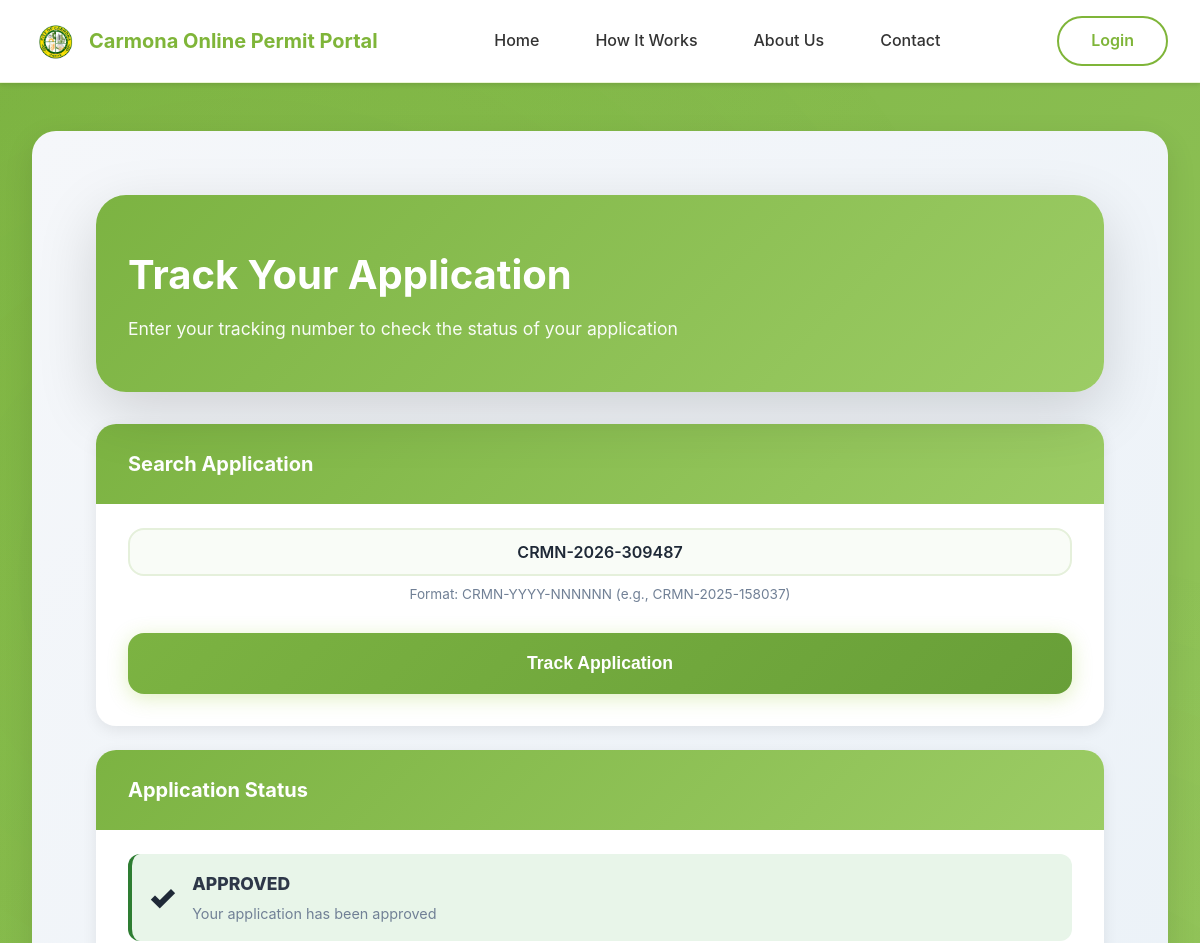
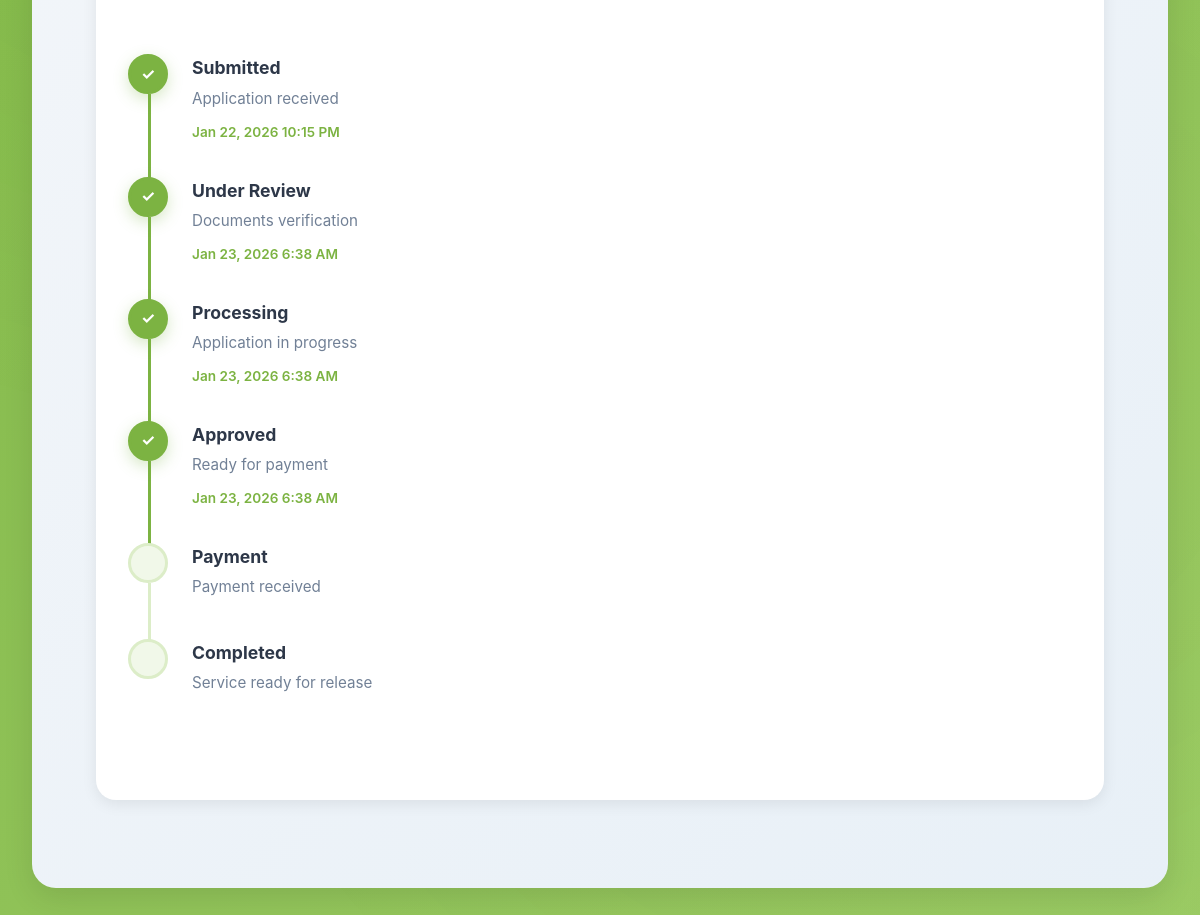
/user/track.php?tracking=CRMN-2026-309487, run on the app's committed database (2 pictures, top to bottom).
### tables this page shows
CREATE TABLE `applications` (
  `id` int(11) NOT NULL,
  `user_id` int(11) NOT NULL,
  `department_id` int(11) NOT NULL,
  `service_id` int(11) NOT NULL,
  `service_name` varchar(255) DEFAULT NULL,
  `tracking_number` varchar(50) NOT NULL,
  `purpose` text DEFAULT NULL,
  `location` varchar(255) DEFAULT NULL,
  `compiled_document` varchar(500) DEFAULT NULL,
  `document_file_size` int(11) DEFAULT NULL,
  `admin_remarks` text DEFAULT NULL,
  `remarks` text DEFAULT NULL,
  `status` enum('pending','processing','approved','paid','completed','rejected','cancelled') DEFAULT 'pending',
  `payment_required` tinyint(1) DEFAULT 0,
  `payment_amount` decimal(10,2) DEFAULT 0.00,
  `payment_status` enum('not_required','pending','submitted','verified','rejected') DEFAULT 'not_required',
  `payment_deadline` datetime DEFAULT NULL,
  `payment_method` varchar(50) DEFAULT NULL,
  `payment_reference` varchar(100) DEFAULT NULL,
  `payment_proof` varchar(500) DEFAULT NULL,
  `payment_proof_size` int(11) DEFAULT NULL,
  `payment_notes` text DEFAULT NULL,
  `payment_submitted_at` datetime DEFAULT NULL,
  `payment_verified_by` int(11) DEFAULT NULL,
  `payment_verified_at` datetime DEFAULT NULL,
  `payment_rejection_reason` text DEFAULT NULL,
  `notes` text DEFAULT NULL,
  `total_fee` decimal(10,2) DEFAULT 0.00,
  `fee` decimal(10,2) DEFAULT 0.00,
  `processing_time` varchar(50) DEFAULT NULL,
  `created_at` timestamp NOT NULL DEFAULT current_timestamp(),
  `updated_at` timestamp NOT NULL DEFAULT current_timestamp() ON UPDATE current_timestamp()
);

### user/track.php (the view, shortened to what this page needs)
<?php
require_once '../includes/functions.php';
$application = null;
$tracking_number = isset($_GET['tracking']) ? trim($_GET['tracking']) : '';
if ($tracking_number) {
    $query = "SELECT a.*,
              COALESCE(s.service_name, 'Legacy Service') as service_name,
              COALESCE(s.description, a.purpose) as description,
              COALESCE(s.processing_days, 7) as processing_days,
              COALESCE(s.base_fee, 0) as fee,
              COALESCE(d.name, 'General Services') as department_name,
              u.name as applicant_name, u.email, u.mobile as mobile_number, u.address
              FROM applications a
              LEFT JOIN services s ON a.service_id = s.id
              LEFT JOIN departments d ON a.department_id = d.id
              JOIN users u ON a.user_id = u.id
              WHERE a.tracking_number = ?";
    $stmt = $pdo->prepare($query);
    $stmt->execute([$tracking_number]);
    $application = $stmt->fetch(PDO::FETCH_ASSOC);
}
include '../includes/header.php';
?>
<link rel="stylesheet" href="<?php echo BASE_URL; ?>/assets/css/user-responsive.css">
<div class="wrapper">
    <div class="page-wrapper">
        <div class="container">
            <div class="dashboard-banner">
                <h1>Track Your Application</h1>
                <p>Enter your tracking number to check the status of your application</p>
            </div>
            <div class="compact-card">
                <div
                    style="background: linear-gradient(135deg, #7cb342 0%, #9ccc65 100%); margin: -2rem -2rem 1.5rem -2rem; padding: 1.5rem 2rem; border-radius: 20px 20px 0 0;">
                    <h2 style="color: white; font-size: 1.25rem; margin: 0; font-weight: 700;">Search Application</h2>
                </div>
                <form method="GET" action="">
                    <div class="form-group" style="margin-bottom: 0.75rem;">
                        <input type="text" name="tracking" class="form-control"
                            placeholder="Enter your tracking number (e.g., CRMN-2025-158037)"
                            value="<?php echo htmlspecialchars($tracking_number); ?>" required
                            pattern="CRMN-[0-9]{4}-[0-9]{6}"
                            style="text-align: center; font-size: 1rem; padding: 0.75rem;">
                        <div class="form-text" style="text-align: center; font-size: 0.85rem; margin-top: 0.5rem;">
                            Format: CRMN-YYYY-NNNNNN (e.g., CRMN-2025-158037)
                        </div>
                    </div>
                    <button type="submit" class="btn btn-primary btn-block" style="margin-top: 1rem;">
                        Track Application
                    </button>
                </form>
            </div>
            <?php if ($tracking_number && $application): ?>
                <div class="compact-card">
                    <div
                        style="background: linear-gradient(135deg, #7cb342 0%, #9ccc65 100%); margin: -2rem -2rem 1.5rem -2rem; padding: 1.5rem 2rem; border-radius: 20px 20px 0 0;">
                        <h2 style="color: white; font-size: 1.25rem; margin: 0; font-weight: 700;">Application Status</h2>
                    </div>
                    <div style="display: flex; align-items: center; gap: 1rem; padding: 1rem; border-radius: 12px; margin-bottom: 1.5rem; border-left: 4px solid; <?php
                    switch (strtolower($application['status'])) {
                        case 'approved':
                            echo 'background: #e8f5e9; border-color: #2e7d32;';
                            break;
                    }
                    ?>">
                        <div style="font-size: 2rem; font-weight: 900;">
                            <?php
                            switch (strtolower($application['status'])) {
                                case 'approved':
                                    echo '✓';
                                    break;
                            }
                            ?>
                        </div>
                        <div>
                            <h3
                                style="margin: 0 0 0.25rem 0; font-size: 1.1rem; color: var(--text-dark); font-weight: 800; text-transform: uppercase;">
                                <?php echo ucfirst($application['status']); ?>
                            </h3>
                            <p style="margin: 0; color: var(--text-light); font-size: 0.9rem;">
                                <?php
                                switch (strtolower($application['status'])) {
                                    case 'approved':
                                        echo 'Your application has been approved';
                                        break;
                                }
                                ?>
                            </p>
                        </div>
                    </div>
                        <div class="timeline">
                            <?php if (strtolower($application['status']) == 'cancelled'): ?>
                                <div class="timeline-item active">
                                    <div class="timeline-marker">✓</div>
                                    <div class="timeline-content">
                                        <h4>Submitted</h4>
                                        <p>Application received</p>
                                        <span
                                            class="timeline-date"><?php echo date('M d, Y g:i A', strtotime($application['created_at'] . ' UTC')); ?></span>
                                    </div>
                                </div>
                                <div class="timeline-item active">
                                    <div class="timeline-marker">⊗</div>
                                    <div class="timeline-content">
                                        <h4>Cancelled</h4>
                                        <p>Application has been cancelled</p>
                                        <span
                                            class="timeline-date"><?php echo date('M d, Y g:i A', strtotime($application['updated_at'] . ' UTC')); ?></span>
                                    </div>
                                </div>
                            <?php else: ?>
                                <div class="timeline-item active">
                                    <div class="timeline-marker">✓</div>
                                    <div class="timeline-content">
                                        <h4>Submitted</h4>
                                        <p>Application received</p>
                                        <span
                                            class="timeline-date"><?php echo date('M d, Y g:i A', strtotime($application['created_at'] . ' UTC')); ?></span>
                                    </div>
                                </div>
                                <div
                                    class="timeline-item <?php echo (strtolower($application['status']) != 'pending') ? 'active' : ''; ?>">
                                    <div class="timeline-marker">
                                        <?php echo (strtolower($application['status']) != 'pending') ? '✓' : ''; ?>
                                    </div>
                                    <div class="timeline-content">
                                        <h4>Under Review</h4>
                                        <p>Documents verification</p>
                                        <?php if (strtolower($application['status']) != 'pending'): ?>
                                            <span
                                                class="timeline-date"><?php echo date('M d, Y g:i A', strtotime($application['updated_at'] . ' UTC')); ?></span>
                                        <?php endif; ?>
                                    </div>
                                </div>
                                <div
                                    class="timeline-item <?php echo (in_array(strtolower($application['status']), ['processing', 'approved', 'paid', 'completed'])) ? 'active' : ''; ?>">
                                    <div class="timeline-marker">
                                        <?php echo (in_array(strtolower($application['status']), ['processing', 'approved', 'paid', 'completed'])) ? '✓' : ''; ?>
                                    </div>
                                    <div class="timeline-content">
                                        <h4>Processing</h4>
                                        <p>Application in progress</p>
                                        <?php if (in_array(strtolower($application['status']), ['processing', 'approved', 'paid', 'completed'])): ?>
                                            <span
                                                class="timeline-date"><?php echo date('M d, Y g:i A', strtotime($application['updated_at'] . ' UTC')); ?></span>
                                        <?php endif; ?>
                                    </div>
                                </div>
                                <div
                                    class="timeline-item <?php echo (in_array(strtolower($application['status']), ['approved', 'paid', 'completed'])) ? 'active' : ''; ?>">
                                    <div class="timeline-marker">
                                        <?php echo (in_array(strtolower($application['status']), ['approved', 'paid', 'completed'])) ? '✓' : ''; ?>
                                    </div>
                                    <div class="timeline-content">
                                        <h4><?php echo (strtolower($application['status']) == 'rejected') ? 'Rejected' : 'Approved'; ?>
                                        </h4>
                                        <p><?php echo (strtolower($application['status']) == 'rejected') ? 'Application not approved' : 'Ready for payment'; ?>
                                        </p>
                                        <?php if (in_array(strtolower($application['status']), ['approved', 'paid', 'completed', 'rejected'])): ?>
                                            <span
                                                class="timeline-date"><?php echo date('M d, Y g:i A', strtotime($application['updated_at'] . ' UTC')); ?></span>
                                        <?php endif; ?>
                                    </div>
                                </div>
                                <?php if (strtolower($application['status']) != 'rejected'): ?>
                                    <div
                                        class="timeline-item <?php echo (in_array(strtolower($application['status']), ['paid', 'completed'])) ? 'active' : ''; ?>">
                                        <div class="timeline-marker">
                                        </div>
                                        <div class="timeline-content">
                                            <h4>Payment</h4>
                                            <p>Payment received</p>
                                        </div>
                                    </div>
                                    <div
                                        class="timeline-item <?php echo (strtolower($application['status']) == 'completed') ? 'active' : ''; ?>">
                                        <div class="timeline-marker">
                                        </div>
                                        <div class="timeline-content">
                                            <h4>Completed</h4>
                                            <p>Service ready for release</p>
                                        </div>
                                    </div>
                                <?php endif; ?>
                            <?php endif; ?>
                        </div>
                </div>
            <?php endif; ?>
        </div>
    </div>
</div>
<?php include '../includes/footer.php'; ?>

### assets/css/style.css (style rules this page uses)
* { margin: 0; padding: 0; box-sizing: border-box; }
:root { --primary: #9ACD32; --primary-dark: #7BA428; --primary-light: #B5E550; --primary-rgb: 154, 205, 50; --secondary: #6B8E23; --secondary-dark: #556B1F; --success: #7CB342; --warning: #FFA726; --danger: #EF5350; --text-primary: #1f2937; --text-secondary: #6b7280; --bg-light: #FDFFF8; --bg-card: #ffffff; --border: #DDE8CC; }
body { font-family: -apple-system, BlinkMacSystemFont, 'Segoe UI', Roboto, 'Helvetica Neue', Arial, sans-serif; line-height: 1.6; color: var(--text-primary); background: linear-gradient(135deg, #f8fef5 0%, #ffffff 100%); min-height: 100vh; -webkit-font-smoothing: antialiased; }
body::before { content: ''; position: fixed; top: 0; left: 0; width: 100%; height: 100%; background-image: radial-gradient(circle at 20% 30%, rgba(154, 205, 50, 0.05) 0%, transparent 50%), radial-gradient(circle at 80% 70%, rgba(107, 142, 35, 0.05) 0%, transparent 50%); pointer-events: none; z-index: 0; }
.btn, button[type="submit"], input[type="submit"], a.button { display: inline-flex; align-items: center; justify-content: center; gap: 0.5rem; padding: 1rem 2.5rem; border-radius: 50px; font-size: 1.1rem; font-weight: 600; cursor: pointer; text-decoration: none; border: none; transition: all 0.3s ease; position: relative; overflow: hidden; }
.btn-primary { background: white !important; color: var(--primary-dark) !important; box-shadow: none !important; }
button[type="submit"], input[type="submit"] { background: linear-gradient(135deg, var(--primary), var(--primary-dark)) !important; color: white !important; box-shadow: 0 4px 20px rgba(154, 205, 50, 0.3) !important; }
form { width: 100%; }
.form-group { margin-bottom: 1.75rem; }
.form-control, input[type="text"], input[type="email"], input[type="password"], input[type="tel"], input[type="number"], textarea, select { width: 100%; padding: 1rem 1.5rem; font-size: 1.05rem; background: #f9fcf7; border: 2px solid #e5f0db; border-radius: 16px; color: var(--text-primary); transition: all 0.3s ease; font-family: inherit; }
.form-control::placeholder { color: #9ca3af; }
button[type="submit"], .btn-submit { width: 100%; padding: 1.25rem; background: linear-gradient(135deg, var(--primary), var(--primary-dark)) !important; color: white !important; border: none !important; border-radius: 16px !important; font-size: 1.1rem !important; font-weight: 700 !important; cursor: pointer !important; transition: all 0.3s ease !important; box-shadow: 0 4px 20px rgba(154, 205, 50, 0.3) !important; margin-top: 1rem !important; }

### assets/css/user-responsive.css (style rules this page uses)
@media screen and (min-width: 1024px) and (max-width: 1439px) { .container { max-width: 1200px; padding: 0 2rem; } }

### data on the page
applications: status "APPROVED", created_at "Jan 22, 2026 10:15 PM", updated_at "Jan 23, 2026 6:38 AM"
